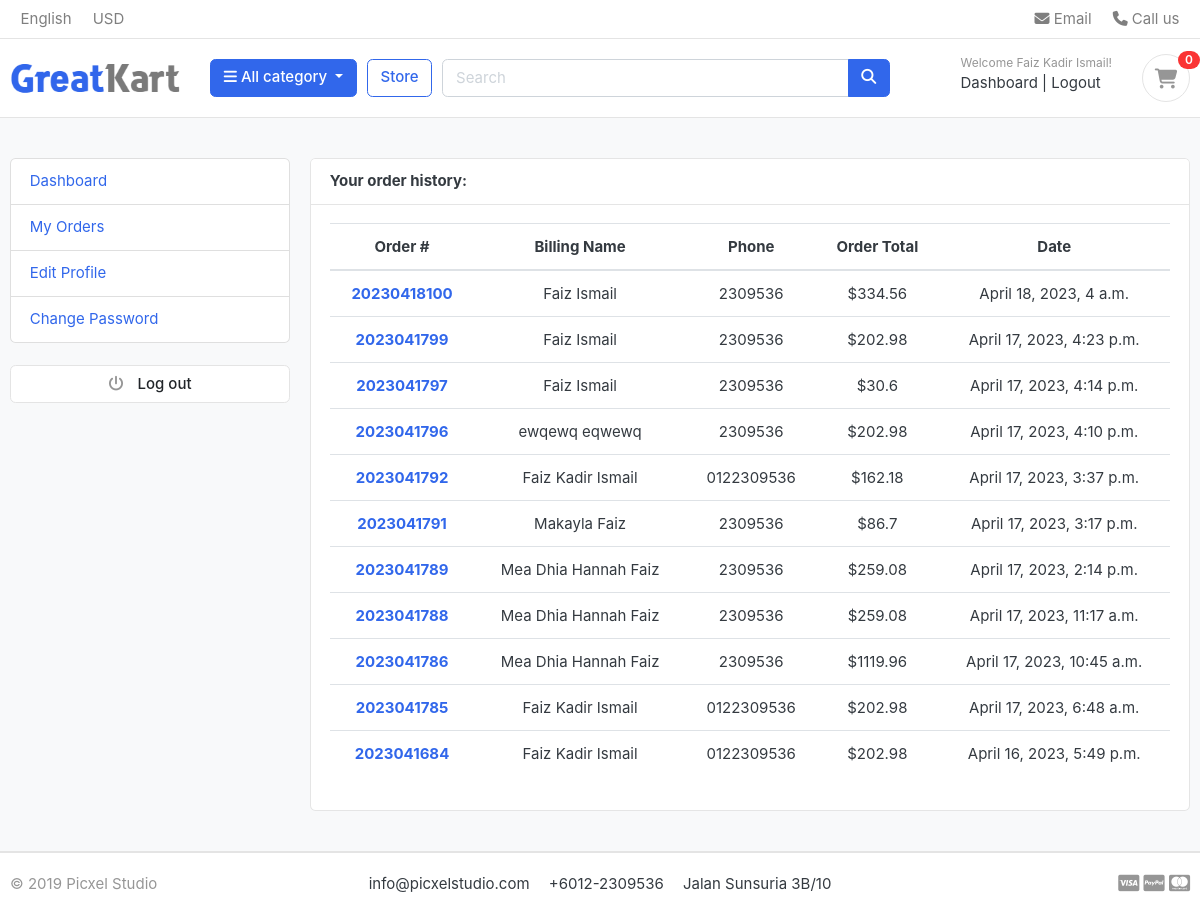
The app's page /accounts/my_orders/ (signed in), older data.
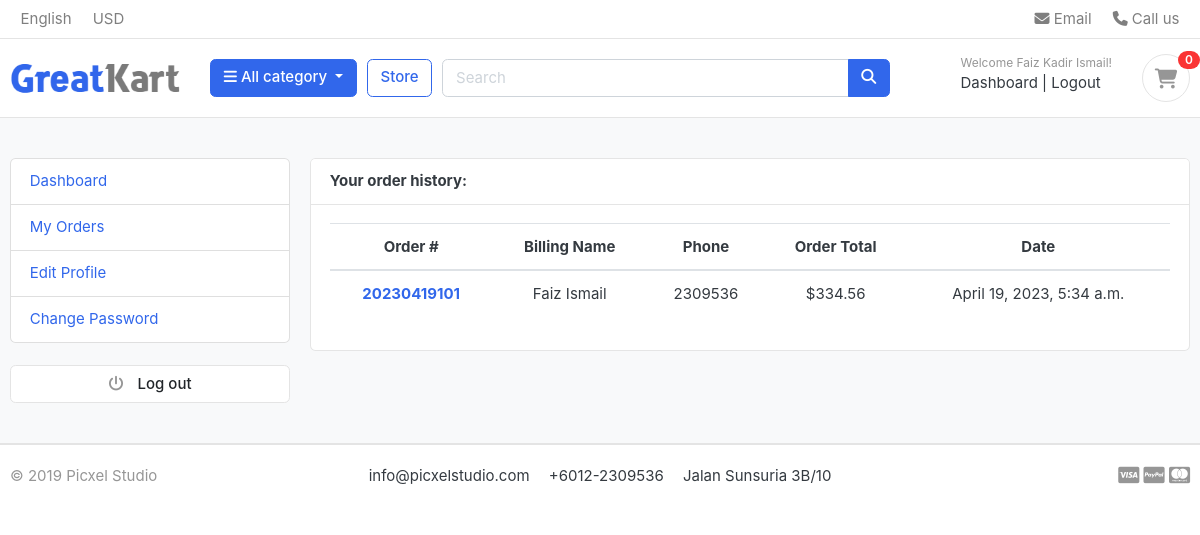
The same page, newer data.
### orders/models.py (models this page shows, shortened)
class Order(models.Model):
    status = (
        ('New', 'New'),
        ('Accepted', 'Accepted'),
        ('Completed', 'Completed'),
        ('Cancelled', 'Cancelled'),
        )
    user            = models.ForeignKey(Account,on_delete=models.SET_NULL, null=True)
    payment         = models.ForeignKey(Payment,on_delete=models.SET_NULL, null=True, blank=True)
    order_number    = models.CharField(max_length=20)
    first_name      = models.CharField(max_length=50)
    last_name       = models.CharField(max_length=50)
    phone_number    = models.CharField(max_length=15)
    email           = models.EmailField(max_length=50)
    address_line_1  = models.CharField(max_length=50)
    address_line_2  = models.CharField(max_length=50, blank=True)
    country         = models.CharField(max_length=50)
    state           = models.CharField(max_length=50)
    city            = models.CharField(max_length=50)
    order_note      = models.CharField(max_length=100, blank=True)
    order_total     = models.FloatField()
    tax             = models.FloatField()
    status          = models.CharField(max_length=10, choices=status, default='New')
    ip              = models.CharField(max_length=20, blank=True)
    is_ordered      = models.BooleanField(default=False)
    created_at      = models.DateTimeField(auto_now_add=True)
    modified_at     = models.DateTimeField(auto_now=True)
    def full_name(self):
        return self.first_name + ' ' + self.last_name

### accounts/views.py (the view)
# urls.py: path('my_orders/', views.my_orders , name='my-orders'),
def my_orders(request):
    orders = Order.objects.filter(user=request.user, is_ordered=True).order_by('-created_at')
    context = {
        'orders': orders,
    }
    return render(request, 'accounts/my_orders.html', context)

### carts/context_processors.py (called while the page is built)
def counter(request):
    cart_counter = 0
    if 'admin' in request.path:
        return {}
    else:
        try:
            cart = Cart.objects.filter(cart_id=_cart_id(request))
            if request.user.is_authenticated:
                cart_items = CartItem.objects.filter(user=request.user)
            else:
                cart_items = CartItem.objects.filter(cart=cart[:1])
            for cart_item in cart_items:
                cart_counter += cart_item.quantity
        except Cart.DoesNotExist:
            cart_counter = 0
    return dict(cart_counter=cart_counter)

### carts/views.py (called while the page is built)
def _cart_id(request):
    cart = request.session.session_key
    if not cart:
        cart = request.session.create()
    return cart

### category/context_processors.py (called while the page is built)
def menu_links(request):
    links = Category.objects.all()
    return dict(links=links)

### category/models.py (called while the page is built)
    def get_url(self):
        return reverse('stores:product-by-category', args=[self.slug])

### templates/accounts/my_orders.html (shortened to what this page needs)
{% extends "base.html" %}
{% block content %}
<section class="section-conten padding-y bg">
    <div class="container">
        <div class="row">
            {% include 'includes/dashboard_sidebar.html' %}
            <main class="col-md-9">
                <article class="card">
                    <header class="card-header">
                        <strong class="d-inline-block mr-3">Your order history:</strong>
                    </header>
                    <div class="card-body" style="text-align: center;">
                        <div class="row">
                            <div class="col-md-12">
                                <table class="table table-hover">
                                    <thead>
                                      <tr>
                                        <th scope="col">Order #</th>
                                        <th scope="col">Billing Name</th>
                                        <th scope="col">Phone</th>
                                        <th scope="col">Order Total</th>
                                        <th scope="col">Date</th>
                                      </tr>
                                    </thead>
                                    <tbody>
                                        {% for order in orders  %}
                                        <tr>
                                            <th scope="row"> <a href="{% url 'accounts:order-detail' order.order_number %}">{{order.order_number}}</a></th>
                                            <td>{{order.full_name}}</td>
                                            <td>{{order.phone_number}}</td>
                                            <td>${{order.order_total}}</td>
                                            <td>{{order.created_at}}</td>
                                        </tr>
                                        {% endfor %}
                                    </tbody>
                                  </table>
                            </div>
                        </div>
                    </div>
                </article>
            </main>
        </div>
    </div>
</section>
{% endblock content %}

Row changes from the older to the newer data that the page shows:
removed Order: order_number "20230418100", full_name "Faiz Ismail", phone_number "2309536", order_total "334.56", created_at "April 18, 2023, 4 a.m."
removed Order: order_number "2023041799", full_name "Faiz Ismail", phone_number "2309536", order_total "202.98", created_at "April 17, 2023, 4:23 p.m."
removed Order: order_number "2023041797", full_name "Faiz Ismail", phone_number "2309536", order_total "30.6", created_at "April 17, 2023, 4:14 p.m."
removed Order: order_number "2023041796", full_name "ewqewq eqwewq", phone_number "2309536", order_total "202.98", created_at "April 17, 2023, 4:10 p.m."
removed Order: order_number "2023041792", full_name "Faiz Kadir Ismail", phone_number "0122309536", order_total "162.18", created_at "April 17, 2023, 3:37 p.m."
removed Order: order_number "2023041791", full_name "Makayla Faiz", phone_number "2309536", order_total "86.7", created_at "April 17, 2023, 3:17 p.m."
removed Order: order_number "2023041789", full_name "Mea Dhia Hannah Faiz", phone_number "2309536", order_total "259.08", created_at "April 17, 2023, 2:14 p.m."
removed Order: order_number "2023041788", full_name "Mea Dhia Hannah Faiz", phone_number "2309536", order_total "259.08", created_at "April 17, 2023, 11:17 a.m."
removed Order: order_number "2023041786", full_name "Mea Dhia Hannah Faiz", phone_number "2309536", order_total "1119.96", created_at "April 17, 2023, 10:45 a.m."
removed Order: order_number "2023041785", full_name "Faiz Kadir Ismail", phone_number "0122309536", order_total "202.98", created_at "April 17, 2023, 6:48 a.m."
removed Order: order_number "2023041684", full_name "Faiz Kadir Ismail", phone_number "0122309536", order_total "202.98", created_at "April 16, 2023, 5:49 p.m."
added Order: order_number "20230419101", full_name "Faiz Ismail", phone_number "2309536", order_total "334.56", created_at "April 19, 2023, 5:34 a.m."
